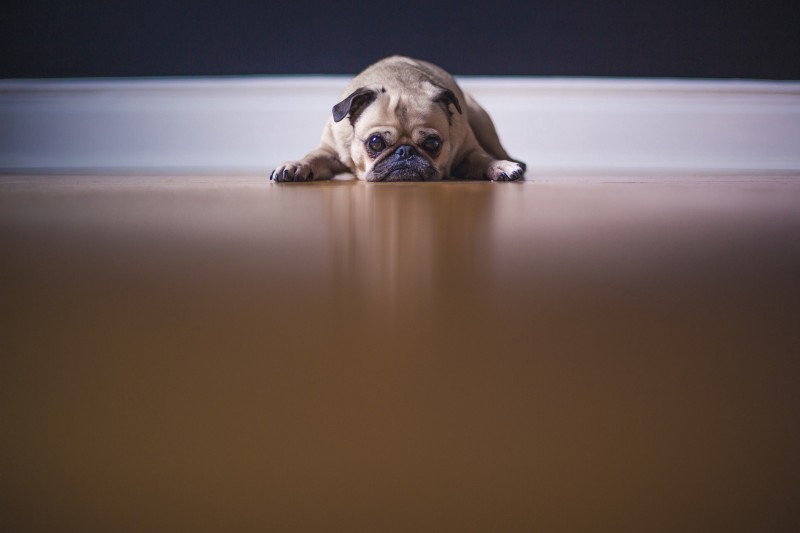
#> input picture 1.jpeg, 800 x 533 px
$ python resize.py
#> lines starting #> are read from the running program, lines starting #| are printed output that depends on the picture
### utils.py
# -*- coding: utf-8 -*-
import cv2

def viewImage(image, name_of_window):
    cv2.namedWindow(name_of_window, cv2.WINDOW_NORMAL)
    cv2.imshow(name_of_window, image)
    cv2.waitKey(0)
    cv2.destroyAllWindows()

### resize.py
# -*- coding: utf-8 -*-
import cv2
from utils import viewImage


img = cv2.imread("1.jpeg")
#> img is the input picture: shape (533, 800, 3); mean B, G, R 77.7, 82.9, 99.2
shape = img.shape
#> shape = (533, 800, 3)
cropped = img[50:250, 10:310]
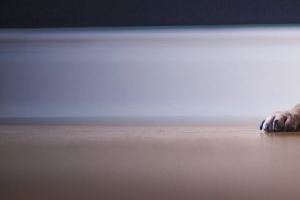
#> cropped: shape (200, 300, 3); mean B, G, R 133.2, 121.2, 126.4

scale_percent = 20 # Процент от изначального размера
width = int(img.shape[1] * scale_percent / 100)
#> width = 160
height = int(img.shape[0] * scale_percent / 100)
#> height = 106
dim = (width, height)
#> dim = (160, 106)
resized = cv2.resize(img, (width, height), interpolation = cv2.INTER_AREA)
viewImage(resized, "20% resized")

resized = cv2.resize(img, (512, 512), interpolation = cv2.INTER_CUBIC)
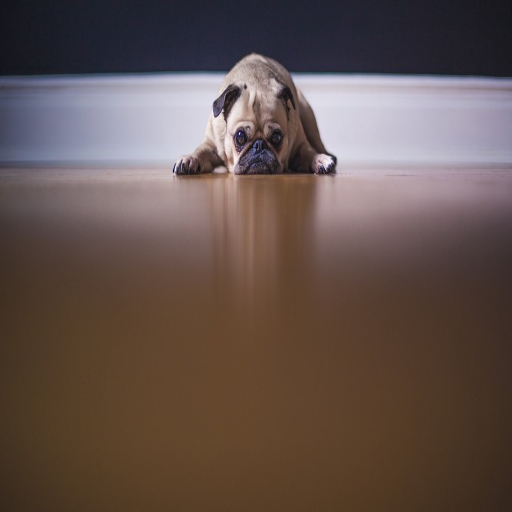
#> resized: shape (512, 512, 3); mean B, G, R 77.7, 82.9, 99.2
viewImage(resized, "512x512 resized")

$ run again, with 2.jpeg copied over 1.jpeg
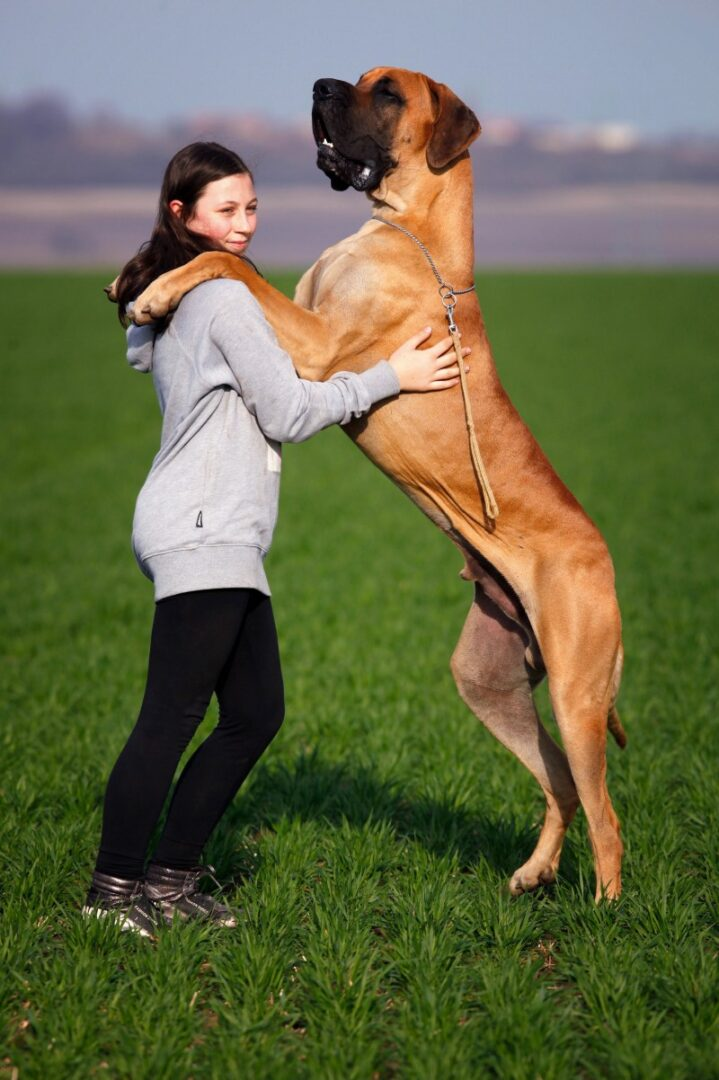
#> input picture 2.jpeg, 719 x 1080 px
#> img is the input picture: shape (1080, 719, 3); mean B, G, R 73.1, 106.7, 103.7
#> `cropped = img[50:250, 10:310]`:
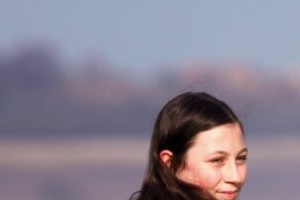
#> cropped: shape (200, 300, 3); mean B, G, R 144.6, 129.6, 137.3
#> `resized = cv2.resize(img, (512, 512), interpolation = cv2.INTER_CUBIC)`:
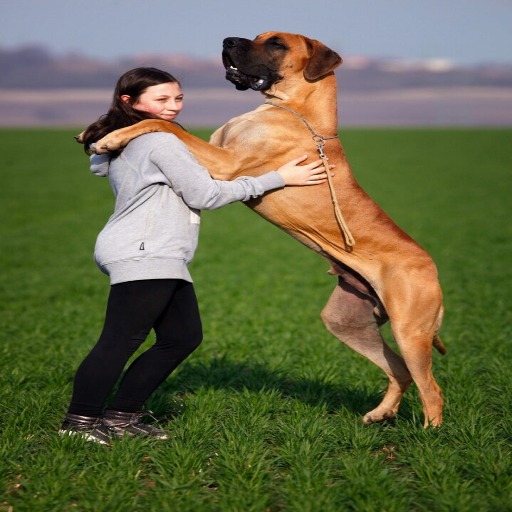
#> resized: shape (512, 512, 3); mean B, G, R 73.2, 106.7, 103.7

$ run again, with 3.jpeg copied over 1.jpeg
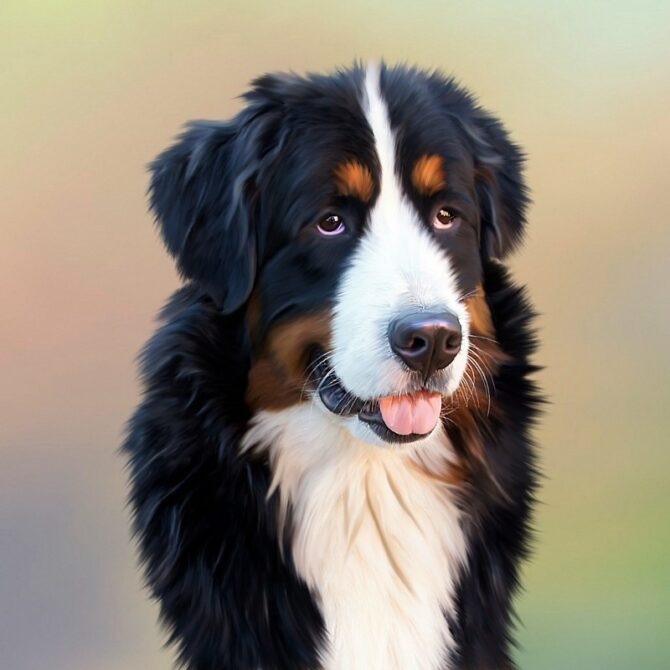
#> input picture 3.jpeg, 670 x 670 px
#> img is the input picture: shape (670, 670, 3); mean B, G, R 121.4, 135, 143.6
#> `cropped = img[50:250, 10:310]`:
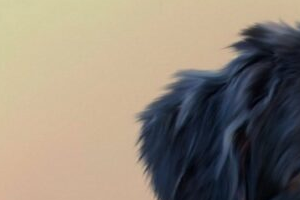
#> cropped: shape (200, 300, 3); mean B, G, R 119.2, 133.3, 143.7
#> `resized = cv2.resize(img, (width, height), interpolation = cv2.INTER_A..`:
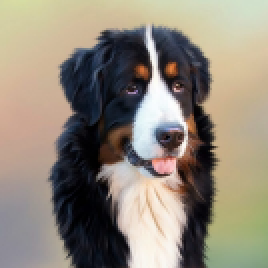
#> resized: shape (134, 134, 3) (shown 2 times larger); mean B, G, R 121.4, 135, 143.6
